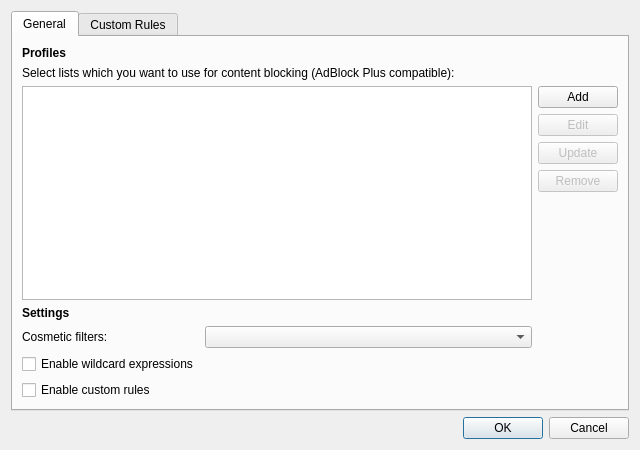
<?xml version="1.0" encoding="UTF-8"?>
<ui version="4.0">
 <class>Otter::ContentBlockingDialog</class>
 <widget class="QDialog" name="Otter::ContentBlockingDialog">
  <property name="geometry">
   <rect>
    <x>0</x>
    <y>0</y>
    <width>640</width>
    <height>450</height>
   </rect>
  </property>
  <property name="windowTitle">
   <string>Content Blocking</string>
  </property>
  <layout class="QVBoxLayout" name="contentBlockingVerticalLayout">
   <item>
    <widget class="QTabWidget" name="tabWidget">
     <property name="currentIndex">
      <number>0</number>
     </property>
     <widget class="QWidget" name="generalTab">
      <attribute name="title">
       <string>General</string>
      </attribute>
      <layout class="QVBoxLayout" name="generalVerticalLayout">
       <item>
        <widget class="QLabel" name="profilesHeaderLabel">
         <property name="font">
          <font>
           <weight>75</weight>
           <bold>true</bold>
          </font>
         </property>
         <property name="text">
          <string>Profiles</string>
         </property>
        </widget>
       </item>
       <item>
        <widget class="QLabel" name="profilesDescriptionLabel">
         <property name="text">
          <string>Select lists which you want to use for content blocking (AdBlock Plus compatible):</string>
         </property>
         <property name="wordWrap">
          <bool>true</bool>
         </property>
        </widget>
       </item>
       <item>
        <layout class="QHBoxLayout" name="profilesHorizontalLayout">
         <item>
          <layout class="QVBoxLayout" name="profilesVerticalLayout">
           <item>
            <widget class="Otter::ItemViewWidget" name="profilesViewWidget">
             <property name="sizeAdjustPolicy">
              <enum>QAbstractScrollArea::AdjustIgnored</enum>
             </property>
             <property name="editTriggers">
              <set>QAbstractItemView::CurrentChanged|QAbstractItemView::DoubleClicked|QAbstractItemView::EditKeyPressed|QAbstractItemView::SelectedClicked</set>
             </property>
             <property name="alternatingRowColors">
              <bool>true</bool>
             </property>
             <property name="autoExpandDelay">
              <number>-1</number>
             </property>
            </widget>
           </item>
           <item>
            <widget class="QLabel" name="settingsHeaderLabel">
             <property name="font">
              <font>
               <weight>75</weight>
               <bold>true</bold>
              </font>
             </property>
             <property name="text">
              <string>Settings</string>
             </property>
            </widget>
           </item>
           <item>
            <layout class="QFormLayout" name="settingsFormLayout">
             <item row="1" column="0">
              <widget class="QLabel" name="cosmeticFiltersLabel">
               <property name="text">
                <string>Cosmetic filters:</string>
               </property>
              </widget>
             </item>
             <item row="1" column="1">
              <widget class="QComboBox" name="cosmeticFiltersComboBox"/>
             </item>
             <item row="2" column="0">
              <widget class="QCheckBox" name="enableWildcardsCheckBox">
               <property name="text">
                <string>Enable wildcard expressions</string>
               </property>
              </widget>
             </item>
             <item row="3" column="0">
              <widget class="QCheckBox" name="enableCustomRulesCheckBox">
               <property name="text">
                <string>Enable custom rules</string>
               </property>
              </widget>
             </item>
            </layout>
           </item>
          </layout>
         </item>
         <item>
          <layout class="QVBoxLayout" name="profilesButtonsLayout" stretch="0,0,0,0,1">
           <item>
            <widget class="QPushButton" name="addProfileButton">
             <property name="text">
              <string>Add</string>
             </property>
            </widget>
           </item>
           <item>
            <widget class="QPushButton" name="editProfileButton">
             <property name="enabled">
              <bool>false</bool>
             </property>
             <property name="text">
              <string>Edit</string>
             </property>
            </widget>
           </item>
           <item>
            <widget class="QPushButton" name="updateProfileButton">
             <property name="enabled">
              <bool>false</bool>
             </property>
             <property name="text">
              <string>Update</string>
             </property>
            </widget>
           </item>
           <item>
            <widget class="QPushButton" name="removeProfileButton">
             <property name="enabled">
              <bool>false</bool>
             </property>
             <property name="text">
              <string>Remove</string>
             </property>
            </widget>
           </item>
           <item>
            <spacer name="profilesVerticalSpacer">
             <property name="orientation">
              <enum>Qt::Vertical</enum>
             </property>
             <property name="sizeHint" stdset="0">
              <size>
               <width>0</width>
               <height>0</height>
              </size>
             </property>
            </spacer>
           </item>
          </layout>
         </item>
        </layout>
       </item>
      </layout>
     </widget>
     <widget class="QWidget" name="customRulesTab">
      <attribute name="title">
       <string>Custom Rules</string>
      </attribute>
      <layout class="QVBoxLayout" name="customVerticalLayout">
       <item>
        <layout class="QHBoxLayout" name="customRulesHorizontalLayout">
         <item>
          <widget class="Otter::ItemViewWidget" name="customRulesViewWidget">
           <property name="alternatingRowColors">
            <bool>true</bool>
           </property>
           <attribute name="headerVisible">
            <bool>false</bool>
           </attribute>
          </widget>
         </item>
         <item>
          <layout class="QVBoxLayout" name="customRulesButtonsLayout" stretch="0,0,0,1">
           <item>
            <widget class="QPushButton" name="addRuleButton">
             <property name="text">
              <string>Add</string>
             </property>
            </widget>
           </item>
           <item>
            <widget class="QPushButton" name="editRuleButton">
             <property name="text">
              <string>Edit</string>
             </property>
            </widget>
           </item>
           <item>
            <widget class="QPushButton" name="removeRuleButton">
             <property name="text">
              <string>Remove</string>
             </property>
            </widget>
           </item>
           <item>
            <spacer name="customRulesVerticalSpacer">
             <property name="orientation">
              <enum>Qt::Vertical</enum>
             </property>
             <property name="sizeHint" stdset="0">
              <size>
               <width>0</width>
               <height>0</height>
              </size>
             </property>
            </spacer>
           </item>
          </layout>
         </item>
        </layout>
       </item>
      </layout>
     </widget>
    </widget>
   </item>
   <item>
    <widget class="QDialogButtonBox" name="confirmButtonBox">
     <property name="orientation">
      <enum>Qt::Horizontal</enum>
     </property>
     <property name="standardButtons">
      <set>QDialogButtonBox::Cancel|QDialogButtonBox::Ok</set>
     </property>
    </widget>
   </item>
  </layout>
 </widget>
 <customwidgets>
  <customwidget>
   <class>Otter::ItemViewWidget</class>
   <extends>QTreeView</extends>
   <header>src/ui/ItemViewWidget.h</header>
  </customwidget>
 </customwidgets>
 <resources/>
 <connections/>
</ui>
